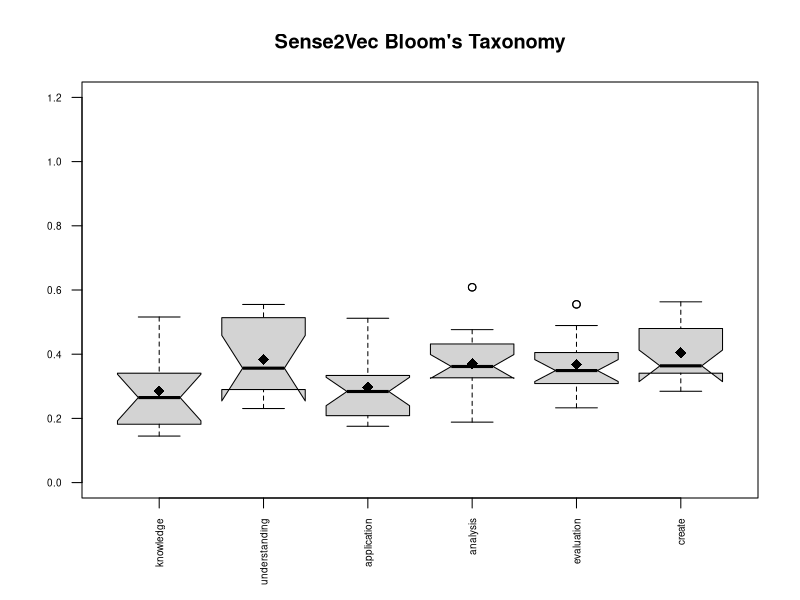

Write the R code that produced this figure.
# System usage

# s2v
knowledge <- c(0.5159226,0.27204904,0.14493781,0.5159226,0.2578737,0.1818471,0.27204904,0.2578737,0.34084627,0.14493781,0.1818471,0.34084627)
understanding <- c(0.51376176,0.55491036,0.31319255,0.51376176,0.28990686,0.39979354,0.55491036,0.28990686,0.23077825,0.31319255,0.39979354,0.23077825)
application <- c(0.20850195,0.39924455,0.3300122,0.26937076,0.20850195,0.25942338,0.17542681,0.18392396,0.39924455,0.25942338,0.5119348,0.33374578,0.3300122,0.17542681,0.5119348,0.29829517,0.26937076,0.18392396,0.33374578,0.29829517)
analysis <- c(0.60850483,0.4318421,0.32650343,0.39402738,0.60850483,0.1883691,0.21228972,0.3432963,0.4318421,0.1883691,0.34233648,0.47651628,0.32650343,0.21228972,0.34233648,0.38016385,0.39402738,0.3432963,0.47651628,0.38016385)
evaluation <- c(0.3084882,0.48929942,0.40519875,0.36186254,0.3084882,0.23288977,0.55528986,0.37770373,0.48929942,0.23288977,0.33624476,0.29349327,0.40519875,0.55528986,0.33624476,0.3212306,0.36186254,0.37770373,0.29349327,0.3212306)
create <- c(0.47087651,0.5190831,0.5631156,0.35188243,0.47087651,0.37335175,0.3408471,0.28456858,0.5190831,0.37335175,0.48009768,0.30592343,0.5631156,0.3408471,0.48009768,0.35403404,0.35188243,0.28456858,0.30592343,0.35403404)

# w2v
# knowledge <- c(0.3220776,0.055050705,-0.10434516,0.3220776,0.11050925,0.028035184,0.055050705,0.11050925,0.6752951,-0.10434516,0.028035184,0.6752951)
# understanding <- c(0.82022464,0.82371414,0.5907447,0.82022464,0.6874618,0.69830424,0.82371414,0.6874618,0.4532409,0.5907447,0.69830424,0.4532409)
# application <- c(0.7159434,0.7386184,0.6100927,0.3322834,0.7159434,0.6067009,0.50995165,0.15257293,0.7386184,0.6067009,0.6545713,0.24440649,0.6100927,0.50995165,0.6545713,0.2796262,0.3322834,0.15257293,0.24440649,0.2796262)
# analysis <- c(0.48741445,0.7248862,0.27431133,0.68210673,0.48741445,0.32006177,0.2573307,0.3016001,0.7248862,0.32006177,0.41519815,0.7304671,0.27431133,0.2573307,0.41519815,0.3226041,0.68210673,0.3016001,0.7304671,0.3226041)
# evaluation <- c(0.38431033,0.36854616,0.044303864,0.45564267,0.38431033,0.49568695,-0.019396884,0.56035894,0.36854616,0.49568695,0.05226294,0.32202426,0.044303864,-0.019396884,0.05226294,-0.053737137,0.45564267,0.56035894,0.32202426,-0.053737137)
# create <- c(0.5091551,0.806237,0.42460728,0.577572,0.5091551,0.602656,0.1570933,0.52548546,0.806237,0.602656,0.4000914,0.5968829,0.42460728,0.1570933,0.4000914,0.1537208,0.577572,0.52548546,0.5968829,0.1537208)


boxplot(knowledge, understanding, application, analysis, evaluation, create, main="Sense2Vec Bloom's Taxonomy", names=c("knowledge", "understanding", "application", "analysis", "evaluation", "create"), las=2, notch=TRUE, ylim=c(0,1.2) , cex.axis=0.6)



points(1:6, c(mean(knowledge), mean(understanding), mean(application), mean(analysis), mean(evaluation), mean(create)), pch=18 , cex=1.5)